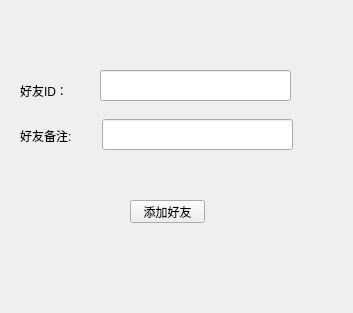
<?xml version="1.0" encoding="UTF-8"?>
<ui version="4.0">
 <class>Addui</class>
 <widget class="QWidget" name="Addui">
  <property name="geometry">
   <rect>
    <x>0</x>
    <y>0</y>
    <width>353</width>
    <height>313</height>
   </rect>
  </property>
  <property name="windowTitle">
   <string>Form</string>
  </property>
  <widget class="QLineEdit" name="lineEdit">
   <property name="geometry">
    <rect>
     <x>100</x>
     <y>70</y>
     <width>191</width>
     <height>31</height>
    </rect>
   </property>
  </widget>
  <widget class="QLabel" name="label">
   <property name="geometry">
    <rect>
     <x>20</x>
     <y>80</y>
     <width>71</width>
     <height>21</height>
    </rect>
   </property>
   <property name="text">
    <string>好友ID：</string>
   </property>
  </widget>
  <widget class="QLabel" name="label_2">
   <property name="geometry">
    <rect>
     <x>20</x>
     <y>130</y>
     <width>54</width>
     <height>12</height>
    </rect>
   </property>
   <property name="text">
    <string>好友备注:</string>
   </property>
  </widget>
  <widget class="QLineEdit" name="lineEdit_2">
   <property name="geometry">
    <rect>
     <x>102</x>
     <y>119</y>
     <width>191</width>
     <height>31</height>
    </rect>
   </property>
  </widget>
  <widget class="QPushButton" name="pushButton">
   <property name="geometry">
    <rect>
     <x>130</x>
     <y>200</y>
     <width>75</width>
     <height>23</height>
    </rect>
   </property>
   <property name="text">
    <string>添加好友</string>
   </property>
  </widget>
 </widget>
 <resources/>
 <connections/>
</ui>
